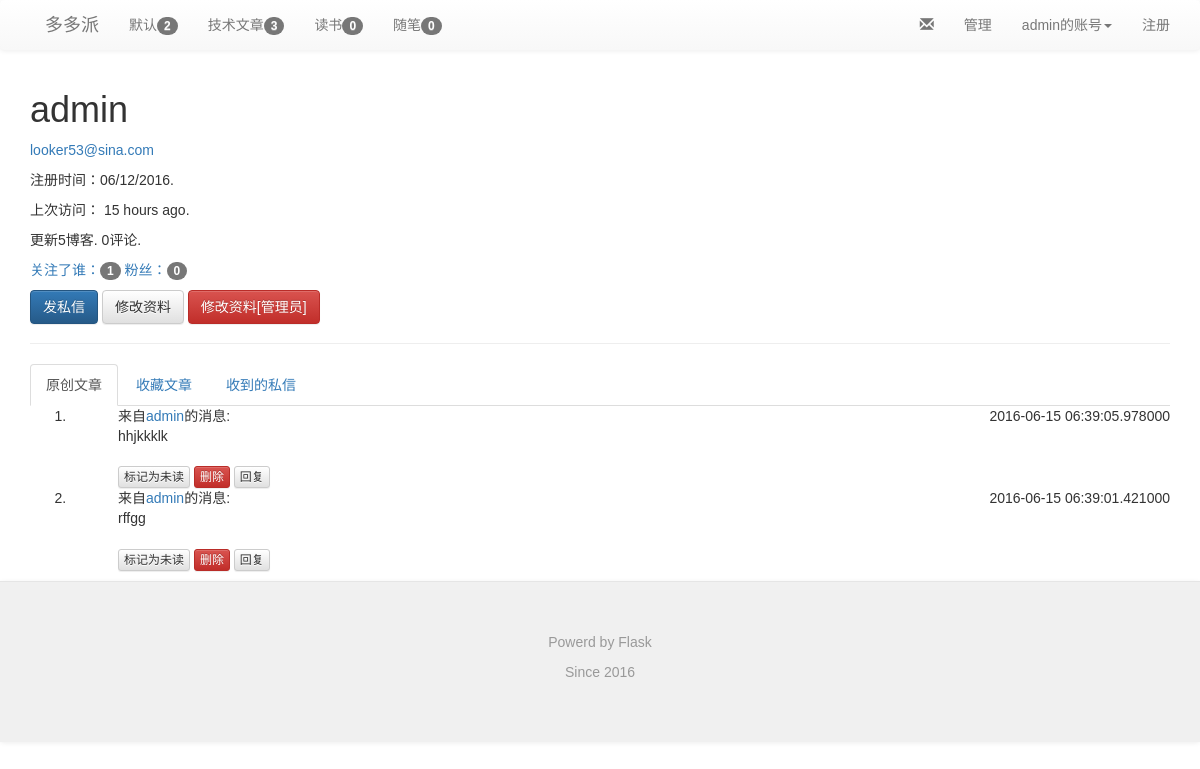
The page /profile/admin/showmessages (signed in) on the database its author committed.
### app/models.py (models this page shows, shortened)
class Category(db.Model):
    __tablename__ = 'categories'
    id = db.Column(db.Integer,primary_key=True)
    name = db.Column(db.String(64),unique=True)
    posts = db.relationship('Post',backref='category',lazy='dynamic')

class User(UserMixin, db.Model):
    __tablename__ = 'users'
    id = db.Column(db.Integer, primary_key=True)
    email = db.Column(db.String(64), unique=True, index=True)
    username = db.Column(db.String(64), unique=True, index=True)
    role_id = db.Column(db.Integer, db.ForeignKey('roles.id'))
    password_hash = db.Column(db.String(128))
    confirmed = db.Column(db.Boolean, default=False)
    name = db.Column(db.String(64))
    location = db.Column(db.String(64))
    about_me = db.Column(db.Text())
    member_since = db.Column(db.DateTime(), default=datetime.utcnow)
    last_seen = db.Column(db.DateTime(), default=datetime.utcnow)
    posts = db.relationship('Post',backref='author',lazy='dynamic')
    followed = db.relationship('Follow',
                               foreign_keys=[Follow.follower_id],
                               backref=db.backref('follower',lazy='joined'),
                               lazy='dynamic',cascade='all,delete-orphan')
    followers = db.relationship('Follow',
                                foreign_keys=[Follow.followed_id],
                                backref=db.backref('followed',lazy='joined'),
                                lazy='dynamic',cascade='all,delete-orphan')
    sendto = db.relationship('Message',
                             foreign_keys=[Message.sendto_id],
                             backref=db.backref('sendto',lazy='joined'),
                             lazy='dynamic',cascade='all,delete-orphan'
                             )
    author = db.relationship('Message',
                             foreign_keys=[Message.author_id],
                             backref=db.backref('author',lazy='joined'),
                             lazy='dynamic',cascade='all,delete-orphan'
                             )
    comments = db.relationship('Comment',backref='author',lazy='dynamic')
    starposts = db.relationship('Post',secondary='stars',backref=db.backref('stared',lazy='joined'),lazy='joined')
    @property
    def password(self):
        raise AttributeError('password is not a readable attribute')
    def can(self, permissions):
        return self.role is not None and \
            (self.role.permissions & permissions) == permissions
    def is_administrator(self):
        return self.can(Permission.ADMINISTER)
    def ping(self):
        self.last_seen = datetime.utcnow()
        db.session.add(self)
    def unread_message(self):
        num = self.sendto.count()
        total = 0
        for i in range(0,num):
            if self.sendto[i].confirmed == False:
                total += 1
        return total

class Message(db.Model):
    __tablename__ = "messages"
    id = db.Column(db.Integer,primary_key=True)
    body = db.Column(db.Text)
    sendto_id = db.Column(db.Integer,db.ForeignKey('users.id'))
    author_id = db.Column(db.Integer,db.ForeignKey('users.id'))
    confirmed = db.Column(db.Boolean,default=False)
    timestamp = db.Column(db.DateTime,default=datetime.utcnow)

### app/main/views.py (the view)
@main.route('/profile/<username>/showmessages')
@login_required
def showmessages(username):
    user = User.query.filter_by(username=username).first()
    if user is None:
        flash('用户不存在')
        return redirect(url_for('.index'))
    page = request.args.get('page',1,type=int)
    pagination = Message.query.order_by(Message.timestamp.desc()).filter_by(sendto=current_user).paginate(
        page,error_out=False
    )
    messages = pagination.items
    return render_template('showmessage.html', user=user, title="收到的私信",
                           messages=messages,page=page,pagination=pagination)

### app/auth/views.py (called while the page is built)
@auth.before_app_request
def before_request():
    if current_user.is_authenticated:
        current_user.ping()
        if not current_user.confirmed \
            and request.endpoint[:5] != 'auth.' \
            and request.endpoint != 'static':
            return redirect(url_for('auth.unconfirmed'))

### app/main/__init__.py (called while the page is built)
@main.app_context_processor
def inject_permission():
    return dict(Permission=Permission)

### app/main/views.py (called while the page is built)
@main.before_app_request
def before_request(): #定义全局变量
    g.categories=Category.query.all()
    g.hotpost = Post.query.order_by(Post.visits.desc()).all()

@main.after_app_request
def after_request(response):
    for query in get_debug_queries():
        if query.duration >= current_app.config['FLASKY_SLOW_DB_QUERY_TIME']:
            current_app.logger.warning(
                'Slow query:%s\nParameters: %s\nDuration: %fs\nContext: %s\n'
                %(query.statement,query.parameters,query.duration,query.context)
            )
    return response

### app/models.py (called while the page is built)
@login_manager.user_loader
def load_user(user_id):
    return User.query.get(int(user_id))

### app/templates/showmessage.html (shortened to what this page needs)
{% extends "base.html" %}
{% import "_macros.html" as macros %}
{% block page_content %}
{% include '_userbase.html' %}
<ol class="comment">
        {% for message in messages %}
            {% if message.sendto == current_user %}
            <li class="comment">
                <div class="comment-content">
                    <div class="comment-date">{{ message.timestamp}}</div>
                    <div class="comment-sendto">来自<a href="{{ url_for('.profile', username=message.author.username) }}">{{ message.author.username }}</a>的消息:</div>
                        <div class="comment-body">
                        {{ message.body }}
                        </div>
                    {% if message %}
                    <br>
                        {% if not message.confirmed %}
                        <a class="btn btn-default btn-xs" href="{{ url_for('.showmessage_unconfirmed', username=user.username,id=message.id, page=page) }}">标记为已读</a>
                        {% else %}
                        <a class="btn btn-default btn-xs" href="{{ url_for('.showmessage_confirmed', username=user.username,id=message.id, page=page) }}">标记为未读</a>
                        {% endif %}
                        <a href="{{ url_for('.message_delete',username=user.username, id=message.id, page=page) }}" class="btn btn-danger btn-xs">删除</a>
                        <a href="{{ url_for('.send_message', username=message.author.username) }}" class="btn btn-default btn-xs">回复</a>
                    {% endif %}
                </div>
            </li>
            {% endif %}
        {% endfor %}
</ol>
{% endblock %}

### app/templates/base.html (shortened to what this page needs)
{% extends "bootstrap/base.html" %}
{% block head %}
{{ super() }}
<link rel="stylesheet" type="text/css" href="{{ url_for('static', filename='css/bootstrap.css') }}">
<link rel="stylesheet" type="text/css" href="{{ url_for('static', filename='css/bootstrap.min.css') }}">
<link rel="stylesheet" type="text/css" href="{{ url_for('static', filename='css/bootstrap-theme.css') }}">
<link rel="stylesheet" type="text/css" href="{{ url_for('static', filename='css/bootstrap-theme.min.css') }}">
<link rel="stylesheet" type="text/css" href="{{ url_for('static', filename='styles.css') }}">
{% endblock %}
{% block navbar %}
<div class="nav navbar-default">
    <div class="container">
        <div class="navbar-header">
            <a class="navbar-brand" href="/">多多派</a>
        </div>
            <ul class="nav navbar-nav">
            {% for category in g.categories %}
                <li><a href="{{ url_for('main.category',id=category.id)}}">{{category.name}}<span class="badge">{{category.posts.count()}}</span></a></li>
            {% endfor %}
            </ul>
            <ul class="nav navbar-nav navbar-right">
                <li><a href="{{url_for('auth.register')}}">注册</a></li>
            </ul>
            <ul class="nav navbar-nav navbar-right">
                {% if current_user.is_authenticated %}
                <li class="dropdown">
                    <a href="#" class="dropdown-toggle" data-toggle="dropdown">{{current_user.username}}的账号<b class="caret"></b></a>
                </li>
                {% else %}
                <li><a href="{{ url_for('auth.login') }}">登录</a></li>
                {% endif %}
             </ul>
            {% if current_user.can(Permission.MODERATE_COMMENTS) %}
            <ul class="nav navbar-nav navbar-right">
                <li><a href="{{ url_for('main.showmessages',username=current_user.username) }}">
                    <i class="glyphicon glyphicon-envelope" aria-hidden="true"></i>
                </a></li>
                <li><a href="{{ url_for('main.moderate') }}">管理</a></li>
            </ul>
            {% endif %}
        </div>
   </div>
{% endblock %}
{% block content %}
<div class="container">
    {% block page_content %}{% endblock %}
</div>
<div class="nav navbar-default">
  <footer class="blog-footer">
      <p>Powerd by Flask</p>
      <p>Since 2016</p>
  </footer>
</div>
{% endblock %}

### app/templates/_userbase.html (shortened to what this page needs)
<div class="page-header">
    <h1>{{ user.username }}</h1>
    {% if current_user.is_administrator() %}
    <p><a href="mailto:{{ user.email }}">{{ user.email }}</a></p>
    {% endif %}
    <p>注册时间：{{ moment(user.member_since).format('L') }}.</p>
    <p>上次访问： {{ moment(user.last_seen).fromNow() }}.</p>
    <p>更新{{ user.posts.count() }}博客. {{ user.comments.count() }}评论.</p>
    <p>
        <a href="{{ url_for('.followers',username=user.username) }}">关注了谁：<span class="badge">{{ user.followers.count()}}</span> </a>
        <a href="{{ url_for('.followed_by',username=user.username) }}">粉丝：<span class="badge">{{ user.followed.count()-1}}</span> </a>
    </p>
    <p>
        <a class="btn btn-primary" href="{{ url_for('.send_message',username=user.username) }}">发私信</a>
        {% if user == current_user %}
        <a class="btn btn-default" href="{{ url_for('main.edit_profile') }}">修改资料</a>
        {% endif %}
        {% if current_user.is_administrator() %}
        <a class="btn btn-danger" href="{{ url_for('main.edit_profile_admin',id=user.id) }}">修改资料[管理员]</a>
        {% endif %}
    </p>
</div>
<div class="post-tabs">
    <ul class="nav nav-tabs tabs-primary">
        {% if current_user.is_authenticated %}
        <li class="active"><a href="{{ url_for('.profile',username=user.username)}}">原创文章</a></li>
        <li class=""><a href="{{ url_for('.starposts',username=user.username) }}">收藏文章</a></li>
        <li class=""><a href="{{ url_for('.showmessages',username=user.username) }}">收到的私信</a></li>
        {% endif %}
    </ul>
</div>

### app/static/styles.css (style rules this page uses)
body,button, input, select, textarea,h1 ,h2, h3, h4, h5, h6 { font-family: Microsoft YaHei , Tahoma, Helvetica, Arial, "\5b8b\4f53"; }
div.post-tabs { margin-top: 16px; }
div.comment-date { float: right; }
div.comment-content { margin-left: 48px; min-height: 48px; }
footer.blog-footer { padding: 50px; color: #999; text-align: center; background-color: #f0f0f0; border-top: 1px solid #e5e5e5; }

### rows shown on the page
Category: name "默认", posts.count "2"
Category: name "技术文章", posts.count "3"
Category: name "读书", posts.count "0"
Category: name "随笔", posts.count "0"
User: username "admin", email "looker53@sina.com", member_since "06/12/2016", last_seen "15 hours ago"
Message: timestamp "2016-06-15 06:39:05.978000", author.username "admin", body "hhjkkklk"
Message: timestamp "2016-06-15 06:39:01.421000", author.username "admin", body "rffgg"

### other values the page prints
{{ user.posts.count() }} "5"
{{ user.comments.count() }} "0"
{{ user.followers.count() }} "1"
{{ user.followed.count()-1 }} "0"
